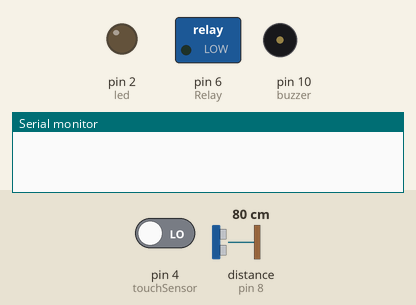
Recording of a sketch running on a simulated Arduino Uno, built with avr-gcc and run on an emulated ATmega328P. Shown: switched loads named in the sketch (green lamp = pin HIGH), output pins drawn as LEDs (lit = HIGH), buzzer (waves = sounding, pin HIGH), the last lines printed to the serial monitor. The test bench sets the inputs (shaded band); at power-on: pin 4 (touchSensor) LOW, distance to the obstacle (sensor on pin 8) 80 cm. The echo pulse lasts 58.3 µs per cm; pins used as bus, display or sensor lines are not drawn.

Above: at 2.3 s.
2.4 s: pin 4 (touchSensor) driven HIGH
At 3.4 s:
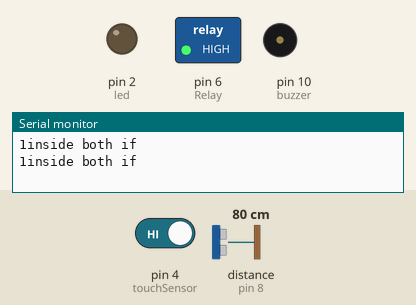
4.0 s: distance to the obstacle (sensor on pin 8) set to 10 cm
5.5 s: distance to the obstacle (sensor on pin 8) set to 7 cm
At 6.2 s:
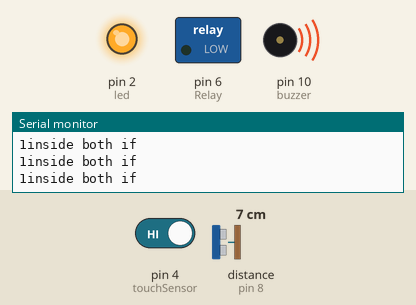
8.0 s: distance to the obstacle (sensor on pin 8) set to 9 cm
At 9.2 s:
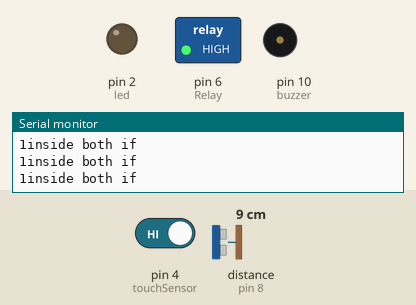
9.5 s: distance to the obstacle (sensor on pin 8) set to 2 cm
At 11.5 s:
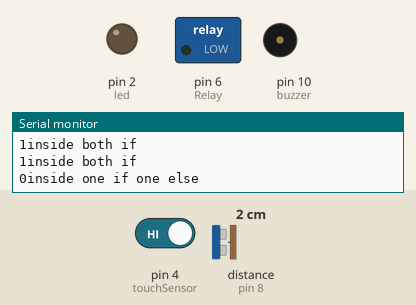
Timing chart, 0 to 13.0 s (numbered marks = the images above; inputs shaded):
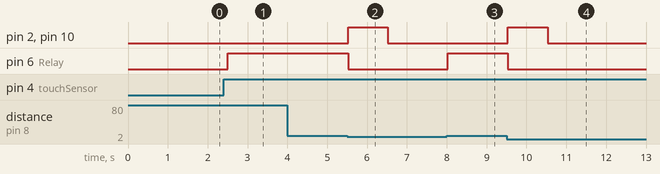

Measured:
- the behaviour switches between 9 and 8 cm on distance to the obstacle (sensor on pin 8) (found by bisection; images 1 and 2)
- after the input at 2.4 s, pin 6 (Relay): LOW → HIGH after 0.11 s
- after the input at 5.5 s, pin 2 (led), pin 10 (buzzer): LOW → HIGH at once, → LOW 1.0 s later; pin 6 (Relay): HIGH → LOW at once
- after the input at 8.0 s, pin 6 (Relay): LOW → HIGH at once
- after the input at 9.5 s, pin 2 (led), pin 10 (buzzer): LOW → HIGH at once, → LOW 1.0 s later; pin 6 (Relay): HIGH → LOW at once

The sketch:

Drink-a-bot_DispensorCode.ino
```cpp
//#define trigger 5
//#define echo 4
#define Relay 6

#define upperTrigger 9
#define upperEcho 8

#define buzzer 10
#define led 2

#define touchSensor 4


float time=0,distance=0;
bool ultrasonicEnabled = true;
void setup()
{
Serial.begin(9600);
 pinMode(touchSensor, INPUT);
// pinMode(trigger,OUTPUT);
// pinMode(echo,INPUT);
 pinMode(upperTrigger,OUTPUT);
 pinMode(upperEcho,INPUT);
 pinMode(buzzer,OUTPUT);
 pinMode(led,OUTPUT);
 pinMode(Relay,OUTPUT);
}
 bool buzzerBool=true;
 bool glassPresent=false;
void loop()
{
  digitalWrite(touchSensor,LOW);
  delay(500);
//    measure_distance();
    if (digitalRead(touchSensor) == HIGH)
    {
      glassPresent = true;
      digitalWrite(touchSensor,LOW);
    }
    else
     {
//      digitalWrite(touchSensor,LOW);
      glassPresent = false;
     }
    // Serial.print(distance);
     if(glassPresent)
     {
        int waterDistance = checkWaterLevel();
        if(waterDistance >= 5){
          digitalWrite(Relay,HIGH);
          buzzerBool = true;
           Serial.print(buzzerBool);
           Serial.print("inside both if\n");
        }else{
          digitalWrite(Relay,LOW);
          if(buzzerBool==true){
            buzzerBool=false;
            toggleBuzzerAndLight();
            Serial.print(buzzerBool);
            Serial.print("inside one if one else\n");
          }
        }
     }
     else
     {
        digitalWrite(Relay,LOW);
     }

}
void toggleBuzzerAndLight(){
  digitalWrite(buzzer,HIGH);
  digitalWrite(led,HIGH);
  delay(1000);
  digitalWrite(led,LOW);
  digitalWrite(buzzer,LOW);
}
int checkWaterLevel(){
  digitalWrite(upperTrigger,LOW);
 delayMicroseconds(2);
 digitalWrite(upperTrigger,HIGH);
 delayMicroseconds(10);
 digitalWrite(upperTrigger,LOW);
 delayMicroseconds(2);
 time=pulseIn(upperEcho,HIGH);

 int waterDistance=time*200/20000;
 return waterDistance;
}
//void measure_distance()
//{
// digitalWrite(trigger,LOW);
// delayMicroseconds(2);
// digitalWrite(trigger,HIGH);
// delayMicroseconds(10);
// digitalWrite(trigger,LOW);
// delayMicroseconds(2);
// time=pulseIn(echo,HIGH);
//
// distance=time*200/20000;
//// Serial.println(distance);
//}
```
